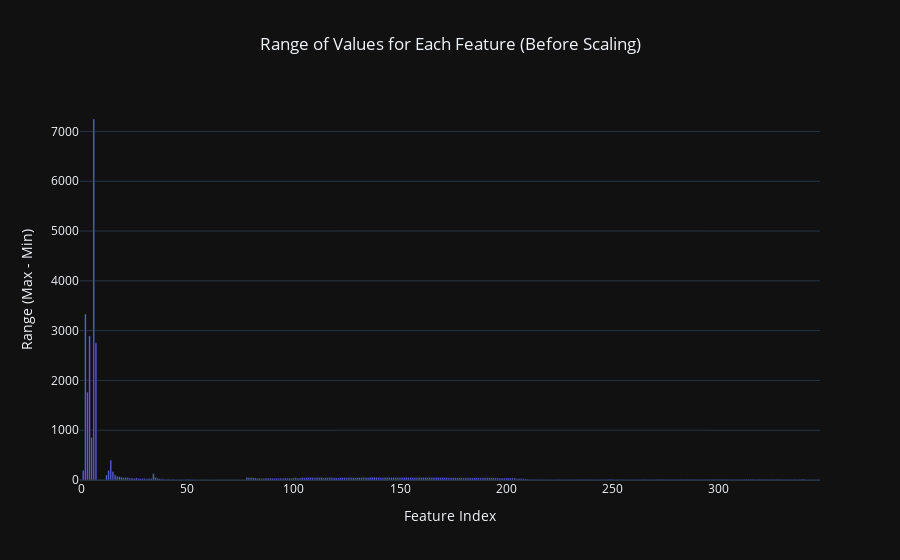

Notebook code cell kept with this figure:
### Markdown cell above
The box plots reveal how different genres exhibit distinct audio characteristics:

- **Tempo**: Shows variation across genres
  - Electronic genres (EDM, lo-fi) may cluster at different tempos
  - Worship music might have slower, more consistent tempos
  - Rap/hip-hop might show distinctive rhythm patterns

- **RMS Mean (Loudness)**: Indicates average energy
  - Ambient genres (lo-fi, new age) tend to be quieter

- **Spectral Centroid (Brightness)**: Measures frequency content
  - Genres with more high-frequency content have higher centroids
  - Can distinguish "bright" vs. "dark" sounding music

- **Zero Crossing Rate (Noisiness)**: Indicates percussive/noisy content
  - Genres with more percussion show higher rates
  - Smooth, melodic genres have lower rates

**ANOVA Results**: The F-statistic and p-values tell us whether feature means differ significantly across genres. Low p-values (< 0.05) indicate that the feature is **discriminative** - it helps distinguish genres. This validates that our audio features contain genre-relevant information.


**Key findings**:
- All tested features show **highly significant differences** (p < 0.001) across genres
- This confirms our features have **discriminative power** for genre classification
- The F-statistic measures the ratio of between-group variance to within-group variance:
  - Higher F → feature varies more between genres than within genres
  - Lower F → feature varies as much within genres as between them


With more confidence in the features now, I decided to do a comparison of the feature scales to know whether or not, I'll be doing some standardizatoin. The code below shows a visualization of the feature scale and some summary statistics of the feature scale.

### Code cell
# --- Feature Analysis 2: Feature Scales ---
print(f"\n{'='*80}")
print("FEATURE ANALYSIS 2: NECESSITY OF FEATURE SCALING")
print(f"{'='*80}")

# Calculate the range (max - min) for each of the 348 features before scaling
feature_ranges = pd.DataFrame(X_train).describe().loc['max'] - pd.DataFrame(X_train).describe().loc['min']

# Create a bar plot of the feature ranges
fig_scales = px.bar(
    x=feature_ranges.index,
    y=feature_ranges.values,
    title='Range of Values for Each Feature (Before Scaling)',
    labels={'x': 'Feature Index', 'y': 'Range (Max - Min)'},
    template='plotly_dark'
)
fig_scales.update_layout(title_x=0.5)
fig_scales.show()

min_range = feature_ranges.min()
max_range = feature_ranges.max()
print(f"\n**Interpretation**: The ranges of the features vary dramatically.")
print(f"  - Smallest feature range: {min_range:.4f}")
print(f"  - Largest feature range:  {max_range:,.2f}")
print(f"  - Scale ratio: {max_range/min_range:,.0f}:1")
print("\nThis vast difference in scales makes **Standardization** (scaling to mean=0, std=1) absolutely essential for models like Logistic Regression and beneficial for all models during optimization.")

### Figure 1 — Plotly figure (JSON) as saved in the notebook; plotly's stock layout.template omitted (floating-point values rounded to 4 significant figures; data arrays with more than 128 entries replaced by an {"elided": "..."} marker saying what was removed)
{"data": [{"hovertemplate": "Feature Index=%{x}<br>Range (Max - Min)=%{y}<extra></extra>", "legendgroup": "", "marker": {"color": "#636efa", "pattern": {"shape": ""}}, "name": "", "orientation": "v", "showlegend": false, "textposition": "auto", "type": "bar", "x": {"elided": "348 int values"}, "xaxis": "x", "y": {"elided": "348 float values"}, "yaxis": "y"}], "layout": {"barmode": "relative", "legend": {"tracegroupgap": 0}, "title": {"text": "Range of Values for Each Feature (Before Scaling)", "x": 0.5}, "xaxis": {"anchor": "y", "domain": [0, 1], "title": {"text": "Feature Index"}}, "yaxis": {"anchor": "x", "domain": [0, 1], "title": {"text": "Range (Max - Min)"}}}}
